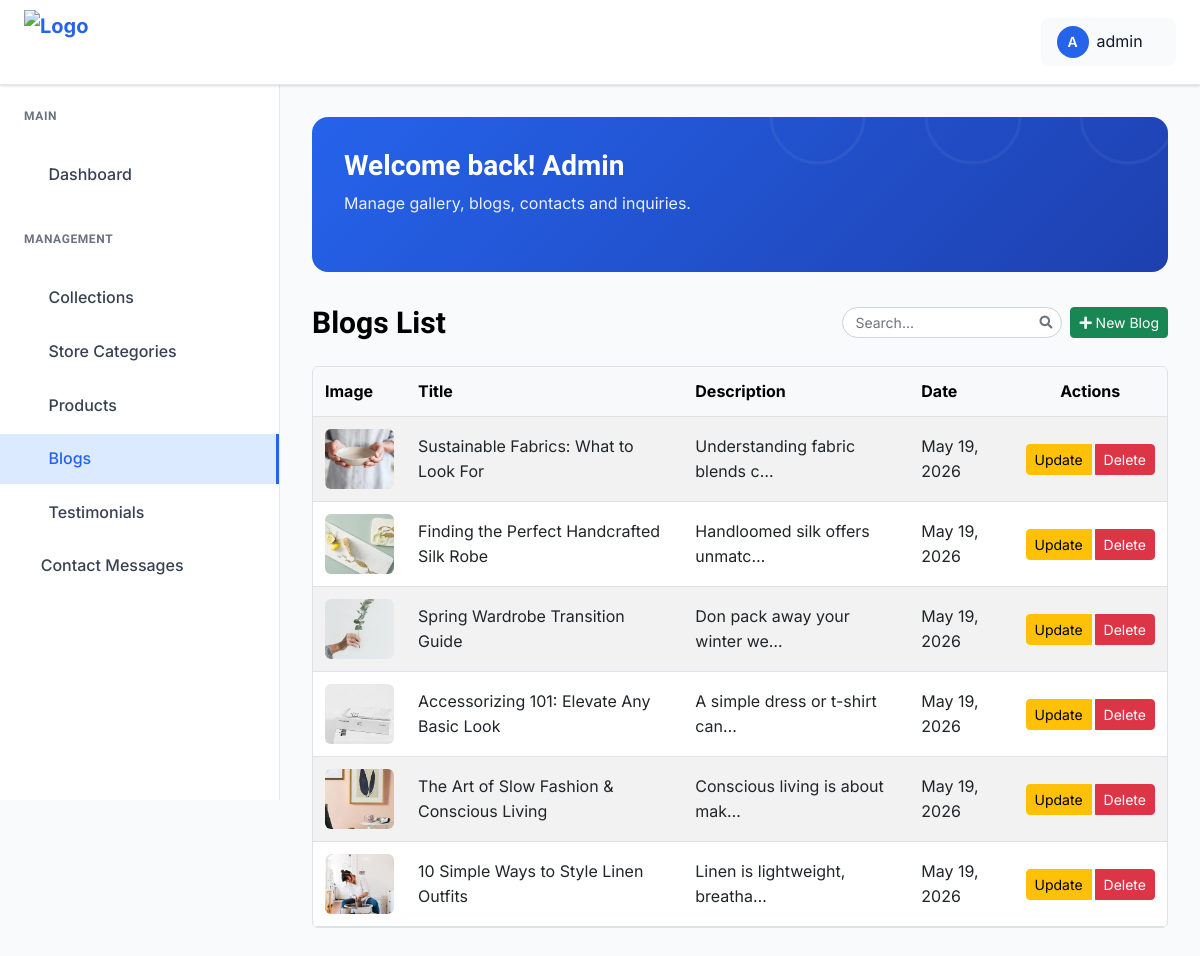
The app's page /dashboard/blocks/ (signed in) with its own data.
### zuzanne_app/models.py (models this page shows, shortened)
class OptimizedImageModel(models.Model):
    image_fields = []
    class Meta:
        abstract = True

class Blog(OptimizedImageModel):
    image_fields = ["image"]
    image = models.ImageField(upload_to="blogs/", help_text="Blog cover image")
    slug = models.SlugField(unique=True, blank=True)
    title = models.CharField(max_length=200)
    description = models.TextField()
    created_at = models.DateTimeField(auto_now_add=True)
    class Meta:
        ordering = ["-created_at"]

### zuzanne_app/views.py (the view)
# urls.py: path("dashboard/blocks/", views.admin_blog_list, name="admin_blog_list"),
@login_required(login_url="admin_login")
def admin_blog_list(request):
    blogs_qs = Blog.objects.all().order_by("-created_at")
    paginator = Paginator(blogs_qs, 8)
    page_number = request.GET.get("page")
    blogs = paginator.get_page(page_number)
    return render(request, "admin_pages/blog_list.html", {"blogs": blogs})

### templates/admin_pages/blog_list.html (shortened to what this page needs)
{% extends "admin_pages/base.html" %}
{% load static %}
{% block content %}
<div class="dashboard__form__wraper">
     <div class="create__course__title mb-4 d-flex flex-wrap justify-content-between align-items-center gap-2">
        <h4 class="mb-0">Blogs List</h4>
        <div class="d-flex align-items-center gap-2 ms-auto">
            <div class="search-box">
                <input type="text" id="blogSearchInput" class="form-control form-control-sm" placeholder="Search...">
            </div>
        </div>
         <a href="{% url 'blog_create' %}" class="btn btn-success btn-sm">
                <i class="fas fa-plus"></i> New Blog
            </a>
    </div>
    <div class="custom-table-container">
        <table class="table table-striped table-hover align-middle">
            <thead class="table-light">
                <tr>
                    <th scope="col">Image</th>
                    <th scope="col">Title</th>
                    <th scope="col">Description</th>
                    <th scope="col">Date</th>
                    <th scope="col" class="text-center">Actions</th>
                </tr>
            </thead>
            <tbody>
                {% for blog in blogs %}
                <tr>
                    <td>
                        {% if blog.image %}
                            <img src="{{ blog.image.url }}" alt="{{ blog.title }}" class="img-fluid rounded" width="80" height="60" style="object-fit: cover;">
                        {% else %}
                            <img src="https://via.placeholder.com/80x60?text=No+Image" alt="No Image" class="img-fluid rounded" width="80" height="60">
                        {% endif %}
                    </td>
                    <td>{{ blog.title }}</td>
                    <td>{{ blog.description|truncatechars:30|safe }}</td>
                    <td>{{ blog.created_at|date:"M d, Y" }}</td>
                    <td class="text-center">
                        <div class="btn-group" role="group">
                            <button type="button" class="btn btn-sm btn-warning me-1" data-bs-toggle="modal" data-bs-target="#updateBlogModal{{ blog.id }}">
                                Update
                            </button>
                            <button type="button" class="btn btn-sm btn-danger" data-bs-toggle="modal" data-bs-target="#deleteBlogModal{{ blog.id }}">
                                Delete
                            </button>
                        </div>
                    </td>
                </tr>
                {% empty %}
                <tr>
                    <td colspan="5" class="text-center py-4">
                        <p class="text-muted">No blogs found. <a href="{% url 'blog_create' %}">Add your first blog</a></p>
                    </td>
                </tr>
                {% endfor %}
            </tbody>
        </table>
    </div>
</div>
{% endblock %}

### templates/admin_pages/base.html (shortened to what this page needs)
{% load static %}
{% load static %}
<!DOCTYPE html>
<html class="no-js" lang="en">
<head>
    <link rel="stylesheet" href="https://cdnjs.cloudflare.com/ajax/libs/toastr.js/latest/toastr.min.css">
    <link href="https://cdnjs.cloudflare.com/ajax/libs/font-awesome/5.15.4/css/all.min.css" rel="stylesheet">
    <link rel="stylesheet" href="{% static 'admin-static/assets/css/bootstrap.min.css' %}">
    <link rel="stylesheet" href="{% static 'admin-static/assets/css/icofont.min.css' %}">
    <link rel="stylesheet" href="{% static 'admin-static/assets/css/style.css' %}">
</head>
<body>
    <header class="dashboard-header">
        <div class="header-left">
            <a href="{% url 'admin_dashboard' %}" class="logo">
                <img src="{% static 'admin-static/assets/img/zuzanne.png' %}" alt="Logo" style="height: 65px; width: auto; object-fit: contain;">
            </a>
        </div>
        <div class="header-right">
            <div class="user-profile-dropdown">
                <div class="user-profile-toggle">
                    <div class="user-avatar">
                        {{ request.user.username|first|upper }}
                    </div>
                    <span>{{ request.user.username}}</span>
                    <i class="icofont-simple-down"></i>
                </div>
            </div>
        </div>
    </header>
    <aside class="dashboard-sidebar" id="dashboardSidebar">
        <div class="sidebar-content">
            <div class="sidebar-section">
                <h6 class="sidebar-title">Main</h6>
                <ul class="sidebar-menu">
                    <li>
                        <a href="{% url 'admin_dashboard' %}"
                            class="{% if request.resolver_match.url_name == 'admin_dashboard' %}active{% endif %}">
                            <i class="icofont-dashboard"></i>
                            Dashboard
                        </a>
                    </li>
                </ul>
            </div>
            <div class="sidebar-section">
                <h6 class="sidebar-title">Management</h6>
                <ul class="sidebar-menu">
                    <li>
                        <a href="{% url 'collection_list' %}"
                            class="{% if request.resolver_match.url_name == 'collection_list' or request.resolver_match.url_name == 'collection_create' or request.resolver_match.url_name == 'collection_update' %}active{% endif %}">
                            <i class="icofont-list"></i>
                            Collections
                        </a>
                    </li>
                    <li>
                        <a href="{% url 'store_category_list' %}"
                            class="">
                            <i class="icofont-tags"></i>
                            Store Categories
                        </a>
                    </li>
                    <li>
                        <a href="{% url 'product_list' %}"
                            class="{% if request.resolver_match.url_name == 'product_list' or request.resolver_match.url_name == 'product_create' or request.resolver_match.url_name == 'product_update' %}active{% endif %}">
                            <i class="icofont-shopping-cart"></i>
                            Products
                        </a>
                    </li>
                    <li>
                        <a href="{% url 'admin_blog_list' %}"
                            class="{% if request.resolver_match.url_name == 'admin_blog_list' or request.resolver_match.url_name == 'admin_block_list' %}active{% endif %}">
                            <i class="icofont-newspaper"></i>
                            Blogs
                        </a>
                    </li>
                    <li>
                        <a href="{% url 'testimonial_list' %}"
                            class="{% if request.resolver_match.url_name == 'testimonial_list' %}active{% endif %}">
                            <i class="icofont-quote-left"></i>
                            Testimonials
                        </a>
                    </li>
                    <li>
                        <a href="{% url 'contact_list' %}"
                            class="{% if request.resolver_match.url_name == 'contact_list' %}active{% endif %} d-flex align-items-center justify-content-between" style="width: 100%;">
                            <span>
                                <i class="icofont-ui-messaging"></i>
                                Contact Messages
                            </span>
                        </a>
                    </li>
                </ul>
            </div>
        </div>
    </aside>
    <main class="dashboard-main">
        <div class="dashboard-content">
            <div class="dashboard-banner">
                <div class="banner-content">
                    <h1 class="banner-title">Welcome back! Admin</h1>
                    <p class="banner-subtitle">Manage gallery, blogs, contacts and inquiries.</p>
                </div>
            </div>
            {% block content %}{% endblock %}
        </div>
    </main>
</body>
</html>

### templates/admin_pages/blog_list.html (style rules this page uses)
.custom-table-container .table img { width: 80px; height: 60px; object-fit: cover; border-radius: 6px; }
.custom-table-container { width: 100%; overflow-x: auto; -webkit-overflow-scrolling: touch; border: 1px solid #dee2e6; border-radius: 0.375rem; background: white; margin-bottom: 1rem; position: relative; }
.custom-table-container { overflow-y: hidden; }
.custom-table-container table { min-width: 800px; width: 100%; margin-bottom: 0; }
.custom-table-container .table th, .custom-table-container .table td { vertical-align: middle; padding: 0.75rem; }
.custom-table-container thead th { position: sticky; top: 0; background-color: #f8f9fa; z-index: 10; box-shadow: 0 1px 0 #dee2e6; }

### records on screen
Blog: image (picture), title "Sustainable Fabrics: What to Look For", description "Understanding fabric blends c…", created_at "May 19, 2026"
Blog: image (picture), title "Finding the Perfect Handcrafted Silk Robe", description "Handloomed silk offers unmatc…", created_at "May 19, 2026"
Blog: image (picture), title "Spring Wardrobe Transition Guide", description "Don pack away your winter we…", created_at "May 19, 2026"
Blog: image (picture), title "Accessorizing 101: Elevate Any Basic Look", description "A simple dress or t-shirt can…", created_at "May 19, 2026"
Blog: image (picture), title "The Art of Slow Fashion & Conscious Living", description "Conscious living is about mak…", created_at "May 19, 2026"
Blog: image (picture), title "10 Simple Ways to Style Linen Outfits", description "Linen is lightweight, breatha…", created_at "May 19, 2026"

### other values on screen
{{ request.user.username|first|upper }} "A"
{{ request.user.username }} "admin"
